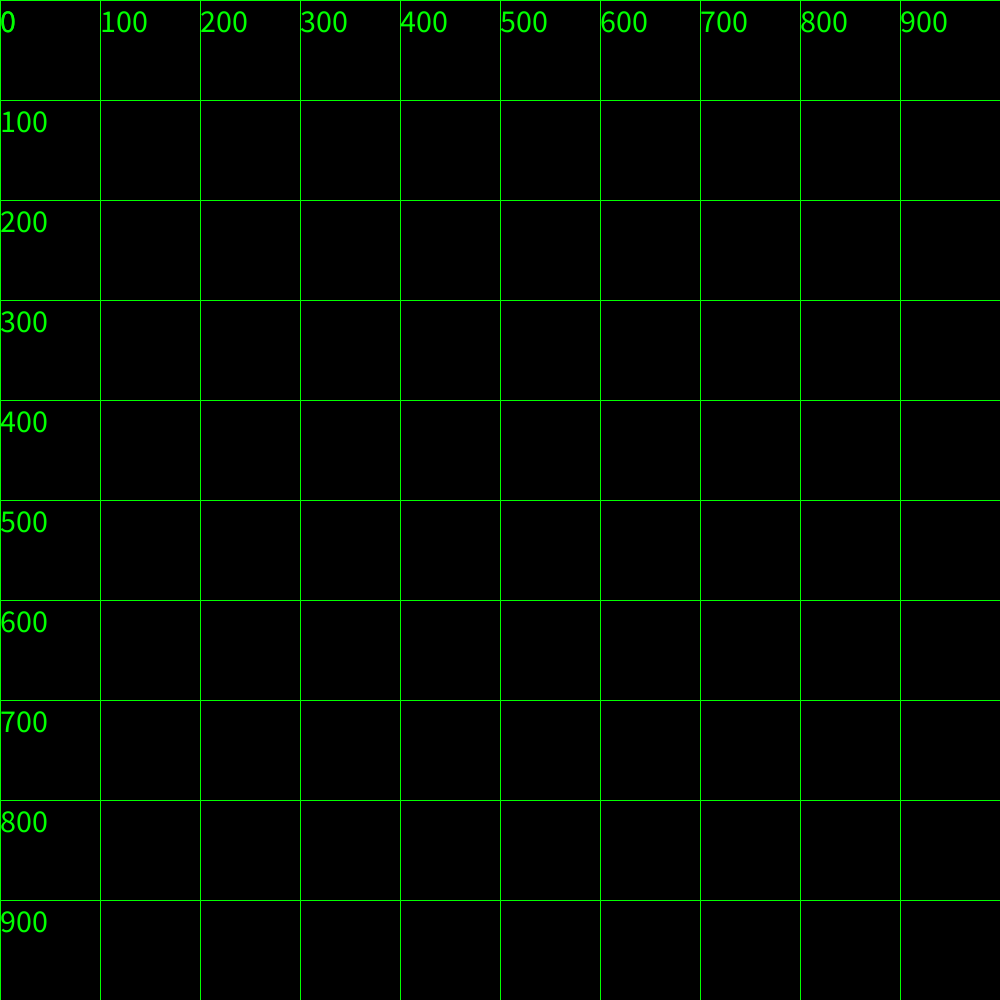
Frame 1 (no input)
Frame 60 (the mouse pressed at the canvas centre just before this capture): identical to frame 1, image omitted
Frame 120 (the mouse held since frame 60 and released just before this capture): identical to frame 1, image omitted

The Processing sketch that drew this single still picture (run headless with seeded random() and noise(); from frame 60 on, the mouse is pressed at the canvas centre):

// Processing sketch: PShapeToLines
// ── PShapeToLines.pde
PShape shape;
Boolean running;
float startx;
float starty;
float[][] originalVertices;
int rayState;
int resolutionReductionFactor;
int vertexRotation;
int slopeThreshold;
float translatex;
float translatey;
float rotate;

void setup() {
frameRate(60);
background(0);
stroke(255, 0, 0);
strokeWeight(5);
fill(92, 249, 126);
size(1000,1000);
// fullScreen();
this.running = false;
this.resolutionReductionFactor = 1;
this.vertexRotation = 0;
this.rayState = 0;
this.slopeThreshold = 0;
this.translatex = 0;
this.translatey = 0;
this.rotate = 0;
}

void draw() {
    background(0);
    drawGrid();
    rotate(this.rotate);
    translate(this.translatex, this.translatey);
    if (this.shape != null) {
        shape(this.shape);
    }
    if (this.running) {
        updateShape(mouseX, mouseY);
    } else {
        highlightNearestVertex();
    }
    drawRays();
}
void mousePressed() {
    if (this.shape == null) {
        test();
    } else {
        println(mouseInShape());
    }
}

void mouseWheel(MouseEvent event) {
    this.vertexRotation += event.getCount();
    reduceShapeResolutionByFactor(1);
}

void keyPressed() {
    if (this.shape != null) {
        switch(key) {
            case '1':
            this.slopeThreshold++;
                keepCurves();
                break;
            case '2':
                reduceShapeResolutionByFactor(2);
                break;
            case '3':
                reduceShapeResolutionByFactor(3);
                break;
            case '0':
                this.slopeThreshold = 0;
                reduceShapeResolutionByFactor(0);
                break;
            case 'a':
                step1();
                break;
            case 's':
                step2();
                break;
            case 'd':
                step3();
                break;
            case 'r':
                if (rayState == 1) {
                    rayState = 0;
                } else {rayState++;}
            default:
                return;
        }
    }
}

boolean mouseInShape() {
    java.awt.Polygon p = new java.awt.Polygon();
    for (int i = 0; i < this.shape.getVertexCount(); i++) {
        int x = Math.round(this.shape.getVertexX(i));
        int y = Math.round(this.shape.getVertexY(i));
        p.addPoint(x, y);
    }
    return (p.contains(Math.round(mouseX), Math.round(mouseY)));
}

void test() {
    running = true;
    noFill();
    this.startx = mouseX;
    this.starty = mouseY;
    rect(this.startx-15, this.starty-15, 30, 30);
    this.shape = createShape();
    this.shape.beginShape();
    this.shape.stroke(112, 143, 250);
    // this.shape.strokeWeight(10);

}

void updateShape(float x, float y) {
    if (!fieldComplete(x, y)) {
        int count = this.shape.getVertexCount();
        if (count == 0) {
            this.shape.vertex(x,y);
        } else {
            PVector lastVert = new PVector(this.shape.getVertexX(count-1),
                                           this.shape.getVertexY(count-1));
            if (dist(lastVert.x, lastVert.y, x, y) > 5) {
                this.shape.vertex(x,y);
            }
        }
        // point(x,y);
    }
}

void drawGrid() {
    stroke(1, 255, 0);
    strokeWeight(1);
    fill(1, 255, 0);
    textSize(32);
    int Units = 10;
    for (int i = 0; i < Units; i++) {
        line(i * (width/Units), 0, i * (width/Units), height);
        text(i * (width/Units), (i * width/Units), 0+32);
        line(0, i * (height/Units), width, i * (height/Units));
        text(i * (height/Units), 0, i * (height/Units)+32);
    }
}

Boolean fieldComplete(float x, float y) {
    if (cursorInStartingSquare(x, y) && this.shape.getVertexCount() > 20) {
        this.shape.fill(87, 43, 163);
        this.shape.endShape(CLOSE);
        this.running = false;
        storeShapeVertices(this.shape);
        println(this.shape.getVertexCount());
        this.resolutionReductionFactor = 1;
    }
    return false;
}

Boolean cursorInStartingSquare(float x, float y) {
    return ((x > this.startx-15 && x < this.startx + 15) &&
            (y > this.starty-15 && y < this.starty+15));
}

void storeShapeVertices(PShape shape) {
    this.originalVertices = new float[this.shape.getVertexCount()][2];
    for (int i = 0; i < this.shape.getVertexCount(); i++) {
        originalVertices[i][0] = this.shape.getVertexX(i);
        originalVertices[i][1] = this.shape.getVertexY(i);
    }
}

void keepCurves() {
     int threshold = this.slopeThreshold * 10;
     println(threshold);
     PShape currentShape = this.shape;
     PShape lowerResolutionShape = createShape();
     lowerResolutionShape.beginShape();
     lowerResolutionShape.fill(87, 43, 163);
     lowerResolutionShape.stroke(112, 143, 250);


     for (int i = 0; i < currentShape.getVertexCount(); i++) {
         int middleIndex = i + 1;
         int lastIndex = i + 2;
         if (middleIndex == currentShape.getVertexCount()) {
             middleIndex = 0;
             lastIndex = 1;
         } else if (lastIndex == currentShape.getVertexCount()) {
             lastIndex = 0;
         }
         PVector firstVert = new PVector(currentShape.getVertexX(i), currentShape.getVertexY(i));
         PVector middleVert = new PVector(currentShape.getVertexX(middleIndex), currentShape.getVertexY(middleIndex));
         PVector lastVert = new PVector(currentShape.getVertexX(lastIndex), currentShape.getVertexY(lastIndex));
         if ((middleVert.x == firstVert.x && middleVert.y == firstVert.y) ||
             (middleVert.x == lastVert.x && middleVert.y == lastVert.y)) {
             continue;
         }

         float slope = checkAngle(i);
         if (slope > threshold) {
             lowerResolutionShape.vertex(currentShape.getVertexX(middleIndex), currentShape.getVertexY(middleIndex));
         }
     }
     lowerResolutionShape.endShape(CLOSE);
     this.shape = lowerResolutionShape;
}

void reduceShapeResolutionByFactor(int factor) {
    if (factor == 0) {
        this.resolutionReductionFactor = 1;
        factor = 1;
    } else {this.resolutionReductionFactor *= factor;}
    int rotate = 0;
    if (this.vertexRotation < 0) {
        rotate += this.originalVertices.length;
    } else {
        rotate = this.vertexRotation % this.resolutionReductionFactor;
    }

    PShape lowerResolutionShape = createShape();
    lowerResolutionShape.beginShape();
    lowerResolutionShape.fill(87, 43, 163);
    lowerResolutionShape.strokeWeight(1);
    lowerResolutionShape.stroke(112, 143, 250);

    for (int i = rotate; i < this.originalVertices.length; i+=this.resolutionReductionFactor) {
        // println(i);
        if (i > this.originalVertices.length) {
            int nullPointerAdjustment = this.originalVertices.length;
            // println(i + " -> " + nullPointerAdjustment);
            i = nullPointerAdjustment;
        }
        lowerResolutionShape.vertex(getOriginalVertexX(i), getOriginalVertexY(i));
    }
    lowerResolutionShape.endShape(CLOSE);
    this.shape = lowerResolutionShape;
    println(this.shape.getVertexCount());
}

PVector highlightNearestVertex() {
    if (this.shape == null) {
        return null;
    }
    PShape currentShape = this.shape;
    float shortestDistance = width;
    PVector nearestVertex = new PVector();
    int nearestVertexIndex = 0;
    for (int i = 0; i < currentShape.getVertexCount(); i++) {
        float vertX = currentShape.getVertexX(i);
        float vertY = currentShape.getVertexY(i);
        PVector vert = new PVector(vertX, vertY);
        float distToMouse = distBetweenPoints(mouseX, mouseY, vertX, vertY);
        if (distToMouse < shortestDistance ||
                  // shortestDistance.isnull() ||
                     nearestVertex == null) {
            shortestDistance = distToMouse;
            nearestVertex = vert;
            nearestVertexIndex = i;
        }
    }
    if (shortestDistance < 100) {
        showVertexTag(nearestVertex, nearestVertexIndex);
    }
    return nearestVertex;
}

void showVertexTag(PVector vertex, int index) {
    pushMatrix();
    stroke(255, 0, 0);
    strokeWeight(20);
    point(vertex.x, vertex.y);
    translate(vertex.x+20, vertex.y+20);
    stroke(60, 193, 221);
    strokeWeight(1);
    fill(0, 200);
    rect(0,0,250, 100);
    fill(255);
    textSize(19);
    text("Index: " + index, 5, 23);
    text("(" + floor(vertex.x) + ", " + floor(vertex.y) + ")", 5, 46);
    text("Slope: " + checkAngle(index) + "º", 5, 69);
    popMatrix();
}

float getOriginalVertexX(int index) {
    return this.originalVertices[index][0];
}

float getOriginalVertexY(int index) {
    return this.originalVertices[index][1];
}

float distBetweenPoints(float x1, float y1, float x2, float y2) {
    return sqrt(pow(x2-x1, 2) + pow(y2-y1, 2));
}

float checkAngle(int index) {
    int leftIndex = index - 1;
    int rightIndex = index + 1;
    if (index == 0) {
        leftIndex = this.shape.getVertexCount()-1;
    } else if (index == this.shape.getVertexCount()-1) {
        rightIndex = 0;
    }
    PVector first = new PVector(this.shape.getVertexX(leftIndex), this.shape.getVertexY(leftIndex));
    PVector second = new PVector(this.shape.getVertexX(index), this.shape.getVertexY(index));
    PVector last = new PVector(this.shape.getVertexX(rightIndex), this.shape.getVertexY(rightIndex));

    // println("(" + first.x + ", " + first.y + ")");
    // println("(" + second.x + ", " + second.y + ")");
    // println("(" + last.x + ", " + last.y + ")");
    // println("--------------------");
    float firstSlope = (second.y - first.y) / (second.x - first.x);
    // println(firstSlope);
    float secondSlope = (last.y - second.y) / (last.x - second.x);
    // println(secondSlope);
    float slopeDifference = abs(secondSlope - firstSlope);
    // println(slopeDifference);
    // println("----------------");
    float angle = floor(degrees(atan((secondSlope-firstSlope)/(1+secondSlope*firstSlope))));
    return angle;//(index % 2 == 0) ? 180-angle : angle;
}

void checkAngle2(int index) {
    PVector first = new PVector(this.shape.getVertexX(index-1), this.shape.getVertexY(index-1));
    PVector second = new PVector(this.shape.getVertexX(index), this.shape.getVertexY(index));
    PVector last = new PVector(this.shape.getVertexX(index+1), this.shape.getVertexY(index+1));


    this.translatex = -second.x;
    this.translatey = -second.y;
    translate(-second.x, -second.y);
    this.rotate = atan2(first.y, first.x);
    frameRate(1);
    // pushMatrix();
    // translate(-second.x, -second.y);
    // float firstAngle = atan2(first.y, first.x);
    // println(degrees(firstAngle));
    // rotate(firstAngle);
    // float secondAngle = atan2(last.y, last.x);
    // println(180-degrees(secondAngle));
    // popMatrix();
    // return secondAngle;
}

void step1() {
    if (this.translatex == 0) {
        // translate(-this.shape.getVertexX(0), -this.shape.getVertexY(0));
        this.translatex = -this.shape.getVertexX(0);
        this.translatey = -this.shape.getVertexY(0);
    } else {
        this.translatex = 0;
        this.translatey = 0;
    }
}

void step2() {
    float firstX = this.shape.getVertexX(0);
    float firstY = this.shape.getVertexY(0);
    float lastX = this.shape.getVertexX(this.shape.getVertexCount() - 1);
    float lastY= this.shape.getVertexY(this.shape.getVertexCount() - 1);
    if (this.rotate == 0) {
        this.rotate = -1 * atan2(lastY - firstY, lastX - firstX);
    } else {
        this.rotate = 0;
    }
}

void step3() {
    println(atan2(this.shape.getVertexY(1),
                        this.shape.getVertexX(1)));
}

void drawRays() {
    switch(this.rayState) {
        case 0:
            return;
        case 1:
            if (get(mouseX, mouseY) == -11064413) {
                rayCast();
            }
    }
}

void rayCast() {
    // println(get(mouseX, mouseY));
    stroke(255, 0, 0);
    fill(255, 0, 0);
    textSize(20);
    strokeWeight(5);
    int cursorPixelColor = get(mouseX, mouseY);
    //Up
    int up = bruteRayY(mouseY, cursorPixelColor, -1);
    line(mouseX, mouseY-12, mouseX, up);
    text(mouseY - up, mouseX, up);
    //DOWN
    int down = bruteRayY(mouseY, cursorPixelColor, 1);
    line(mouseX, mouseY+12, mouseX, down);
    text(down - mouseY, mouseX, down);
    //LEFT
    int left = bruteRayX(mouseX, cursorPixelColor, -1);
    line(mouseX-12, mouseY, left, mouseY);
    text(mouseX - left, left, mouseY-5);
    //Right
    int right = bruteRayX(mouseX, cursorPixelColor, 1);
    line(mouseX+12, mouseY, right, mouseY);
    text(right - mouseX, right, mouseY-5);
    //Extensions
    stroke(255, 187, 0);
    int upExt = bruteRayY(up, get(mouseX, up-50), -1);
    line(mouseX, up, mouseX, upExt);
    text(up - upExt, mouseX, upExt);
    int downExt = bruteRayY(down, get(mouseX, down+50), 1);
    line(mouseX, down, mouseX, downExt);
    text(downExt - down, mouseX, downExt);
    int leftExt = bruteRayX(left, get(left, mouseY-50), -1);
    line(left, mouseY, leftExt, mouseY);
    text(left - leftExt, leftExt, mouseY-5);
    int rightExt = bruteRayX(right, get(right, mouseY+50), 1);
    line(right, mouseY, rightExt, mouseY);
    text(rightExt - right, rightExt, mouseY-5);
}

int bruteRayY(int start, int targetColor, int direction) {

    for (int i = start; i < height; i+=direction) {
        if (get(mouseX, i) != targetColor){
            if (get(mouseX, i) == -16646400 ||
                get(mouseX, i) == -65536) {
                continue;
            }
            return i;
        }
    }
    return (direction > 0) ? height : 0;
}

int bruteRayX(int start, int targetColor, int direction) {
    for (int i = start; i < width; i+=direction) {
        if (get(i, mouseY) != targetColor) {
            if (get(i, mouseY) == -16646400 ||
                get(i, mouseY) == -65536) {
                continue;
            }
            return i;
        }
    }
    return (direction > 0) ? width : 0;
}
